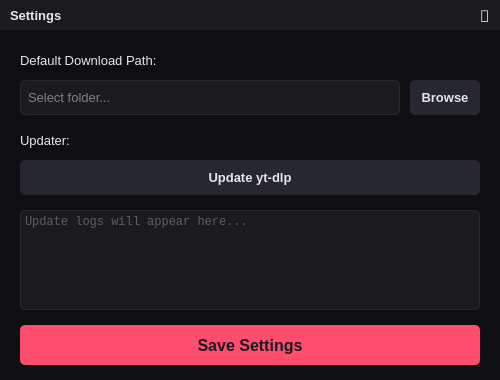
<?xml version="1.0" encoding="UTF-8"?>
<ui version="4.0">
 <class>SettingsWindow</class>
 <widget class="QMainWindow" name="SettingsWindow">
  <property name="geometry">
   <rect>
    <x>0</x>
    <y>0</y>
    <width>500</width>
    <height>380</height>
   </rect>
  </property>
  <property name="windowTitle">
   <string>Settings</string>
  </property>
  <property name="styleSheet">
   <string notr="true">background: #0F0F12;
border: 0;</string>
  </property>
  <widget class="QWidget" name="centralwidget">
   <property name="styleSheet">
    <string notr="true">background: #1A1A1F;</string>
   </property>
   <widget class="QFrame" name="titleFrame">
    <property name="geometry">
     <rect>
      <x>0</x>
      <y>0</y>
      <width>500</width>
      <height>30</height>
     </rect>
    </property>
    <property name="minimumSize">
     <size>
      <width>500</width>
      <height>30</height>
     </size>
    </property>
    <property name="maximumSize">
     <size>
      <width>16777215</width>
      <height>30</height>
     </size>
    </property>
    <property name="styleSheet">
     <string notr="true">background: #1A1A1F;</string>
    </property>
    <property name="frameShape">
     <enum>QFrame::Shape::StyledPanel</enum>
    </property>
    <property name="frameShadow">
     <enum>QFrame::Shadow::Raised</enum>
    </property>
    <widget class="QLabel" name="windowTitleLabel">
     <property name="geometry">
      <rect>
       <x>10</x>
       <y>0</y>
       <width>200</width>
       <height>30</height>
      </rect>
     </property>
     <property name="font">
      <font>
       <pointsize>10</pointsize>
       <bold>true</bold>
      </font>
     </property>
     <property name="styleSheet">
      <string notr="true">color: #E5E7EB;</string>
     </property>
     <property name="text">
      <string>Settings</string>
     </property>
     <property name="alignment">
      <set>Qt::AlignmentFlag::AlignLeading|Qt::AlignmentFlag::AlignLeft|Qt::AlignmentFlag::AlignVCenter</set>
     </property>
    </widget>
    <widget class="QPushButton" name="closeButton">
     <property name="geometry">
      <rect>
       <x>470</x>
       <y>0</y>
       <width>30</width>
       <height>30</height>
      </rect>
     </property>
     <property name="minimumSize">
      <size>
       <width>30</width>
       <height>30</height>
      </size>
     </property>
     <property name="maximumSize">
      <size>
       <width>30</width>
       <height>30</height>
      </size>
     </property>
     <property name="font">
      <font>
       <family>Font Awesome 7 Free</family>
       <pointsize>12</pointsize>
       <bold>true</bold>
      </font>
     </property>
     <property name="styleSheet">
      <string notr="true">QPushButton {
	color: #E5E7EB;
	border: 0;
}

QPushButton:hover {
	background: #EF4444;
}</string>
     </property>
     <property name="text">
      <string></string>
     </property>
    </widget>
   </widget>
   <widget class="QFrame" name="mainFrame">
    <property name="geometry">
     <rect>
      <x>0</x>
      <y>30</y>
      <width>500</width>
      <height>350</height>
     </rect>
    </property>
    <property name="styleSheet">
     <string notr="true">background: #0F0F12;</string>
    </property>
    <property name="frameShape">
     <enum>QFrame::Shape::StyledPanel</enum>
    </property>
    <property name="frameShadow">
     <enum>QFrame::Shadow::Raised</enum>
    </property>
    <widget class="QLabel" name="pathLabel">
     <property name="geometry">
      <rect>
       <x>20</x>
       <y>20</y>
       <width>460</width>
       <height>20</height>
      </rect>
     </property>
     <property name="font">
      <font>
       <pointsize>10</pointsize>
      </font>
     </property>
     <property name="styleSheet">
      <string notr="true">color: #E5E7EB;</string>
     </property>
     <property name="text">
      <string>Default Download Path:</string>
     </property>
    </widget>
    <widget class="QLineEdit" name="pathEdit">
     <property name="geometry">
      <rect>
       <x>20</x>
       <y>50</y>
       <width>380</width>
       <height>35</height>
      </rect>
     </property>
     <property name="font">
      <font>
       <pointsize>10</pointsize>
      </font>
     </property>
     <property name="styleSheet">
      <string notr="true">QLineEdit {
        background: #1A1A1F;
        color: #E5E7EB;
        border: 1px solid #27272F;
        border-radius: 5px;
        padding: 0 5px;
      }
      QLineEdit:focus {
        border: 1px solid #FF4D6D;
      }</string>
     </property>
     <property name="placeholderText">
      <string>Select folder...</string>
     </property>
    </widget>
    <widget class="QPushButton" name="browseButton">
     <property name="geometry">
      <rect>
       <x>410</x>
       <y>50</y>
       <width>70</width>
       <height>35</height>
      </rect>
     </property>
     <property name="font">
      <font>
       <pointsize>10</pointsize>
       <bold>true</bold>
      </font>
     </property>
     <property name="styleSheet">
      <string notr="true">QPushButton {
        background: #27272F;
        color: #E5E7EB;
        border-radius: 5px;
      }
      QPushButton:hover {
        background: #3A3A45;
      }</string>
     </property>
     <property name="text">
      <string>Browse</string>
     </property>
    </widget>
    
    <widget class="QLabel" name="updateLabel">
     <property name="geometry">
      <rect>
       <x>20</x>
       <y>100</y>
       <width>460</width>
       <height>20</height>
      </rect>
     </property>
     <property name="font">
      <font>
       <pointsize>10</pointsize>
      </font>
     </property>
     <property name="styleSheet">
      <string notr="true">color: #E5E7EB;</string>
     </property>
     <property name="text">
      <string>Updater:</string>
     </property>
    </widget>

    <widget class="QPushButton" name="updateButton">
     <property name="geometry">
      <rect>
       <x>20</x>
       <y>130</y>
       <width>460</width>
       <height>35</height>
      </rect>
     </property>
     <property name="font">
      <font>
       <pointsize>10</pointsize>
       <bold>true</bold>
      </font>
     </property>
     <property name="styleSheet">
      <string notr="true">QPushButton {
        background: #27272F;
        color: #E5E7EB;
        border-radius: 5px;
      }
      QPushButton:hover {
        background: #3A3A45;
      }</string>
     </property>
     <property name="text">
      <string>Update yt-dlp</string>
     </property>
    </widget>

    <widget class="QTextEdit" name="updateLog">
     <property name="geometry">
      <rect>
       <x>20</x>
       <y>180</y>
       <width>460</width>
       <height>100</height>
      </rect>
     </property>
     <property name="font">
      <font>
       <family>Consolas</family>
       <pointsize>9</pointsize>
      </font>
     </property>
     <property name="styleSheet">
      <string notr="true">QTextEdit {
        background: #1A1A1F;
        color: #A0A0A0;
        border: 1px solid #27272F;
        border-radius: 5px;
      }</string>
     </property>
     <property name="readOnly">
      <bool>true</bool>
     </property>
     <property name="placeholderText">
      <string>Update logs will appear here...</string>
     </property>
    </widget>

    <widget class="QPushButton" name="saveButton">
     <property name="geometry">
      <rect>
       <x>20</x>
       <y>295</y>
       <width>460</width>
       <height>40</height>
      </rect>
     </property>
     <property name="font">
      <font>
       <pointsize>12</pointsize>
       <bold>true</bold>
      </font>
     </property>
     <property name="styleSheet">
      <string notr="true">QPushButton {
        background: #FF4D6D;
        color: #1A1A1F;
        border-radius: 5px;
      }
      QPushButton:hover {
        background: #FF1F4B;
      }</string>
     </property>
     <property name="text">
      <string>Save Settings</string>
     </property>
    </widget>
   </widget>
  </widget>
 </widget>
 <resources/>
 <connections/>
</ui>
